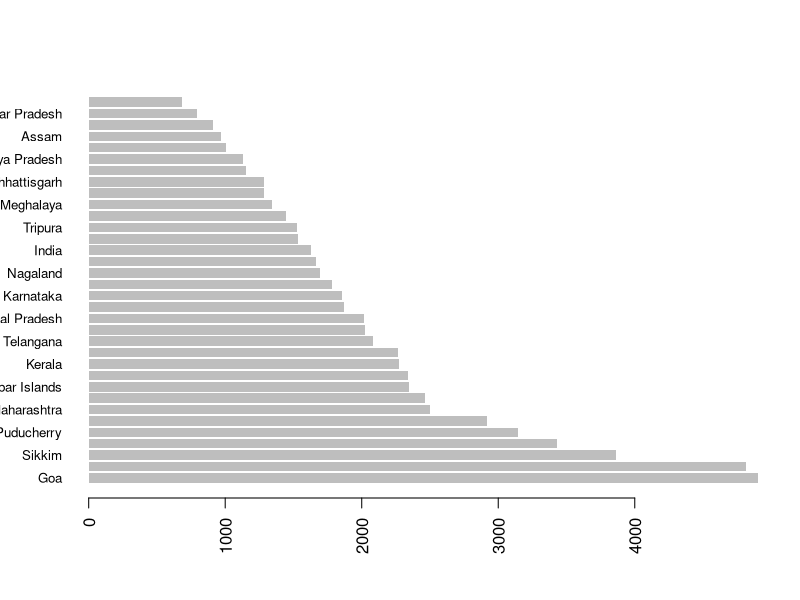

Source code (R):
#Concerned Statewise road density Data is taken from
#Data is in $'s
#url -> http://statisticstimes.com/economy/comparing-indian-states-and-countries-by-gdp-capita.php
myvalues <- read.csv("PerCapitaIncome.csv")
#ordering the data 
high.order <- order(myvalues$PerCapitaIncome, decreasing=TRUE)
education.high <- myvalues[high.order,]
#plotting the data
barplot(myvalues$PerCapitaIncome, names.arg=myvalues$State, horiz=TRUE, las=2, cex.names=0.8, border=NA)
summary(myvalues)
